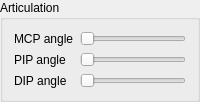
           <widget class="QGroupBox" name="groupBox">
            <property name="title">
             <string>Articulation</string>
            </property>
            <layout class="QGridLayout" name="gridLayout_5">
             <item row="0" column="0">
              <widget class="QLabel" name="label">
               <property name="text">
                <string>MCP angle</string>
               </property>
              </widget>
             </item>
             <item row="0" column="1">
              <widget class="QSlider" name="slider_angle1">
               <property name="pageStep">
                <number>1</number>
               </property>
               <property name="orientation">
                <enum>Qt::Horizontal</enum>
               </property>
              </widget>
             </item>
             <item row="1" column="0">
              <widget class="QLabel" name="label_2">
               <property name="text">
                <string>PIP angle</string>
               </property>
              </widget>
             </item>
             <item row="1" column="1">
              <widget class="QSlider" name="slider_angle2">
               <property name="pageStep">
                <number>1</number>
               </property>
               <property name="orientation">
                <enum>Qt::Horizontal</enum>
               </property>
              </widget>
             </item>
             <item row="2" column="0">
              <widget class="QLabel" name="label_3">
               <property name="text">
                <string>DIP angle</string>
               </property>
              </widget>
             </item>
             <item row="2" column="1">
              <widget class="QSlider" name="slider_angle3">
               <property name="pageStep">
                <number>1</number>
               </property>
               <property name="orientation">
                <enum>Qt::Horizontal</enum>
               </property>
              </widget>
             </item>
            </layout>
           </widget>
